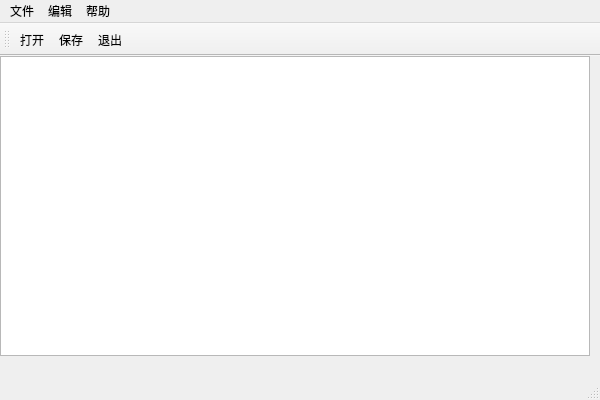
<?xml version="1.0" encoding="UTF-8"?>
<ui version="4.0">
 <class>NodepadClass</class>
 <widget class="QMainWindow" name="NodepadClass">
  <property name="geometry">
   <rect>
    <x>0</x>
    <y>0</y>
    <width>600</width>
    <height>400</height>
   </rect>
  </property>
  <property name="minimumSize">
   <size>
    <width>600</width>
    <height>400</height>
   </size>
  </property>
  <property name="maximumSize">
   <size>
    <width>600</width>
    <height>400</height>
   </size>
  </property>
  <property name="windowTitle">
   <string>Nodepad</string>
  </property>
  <widget class="QWidget" name="centralWidget">
   <widget class="QTextEdit" name="textEdit">
    <property name="geometry">
     <rect>
      <x>0</x>
      <y>0</y>
      <width>590</width>
      <height>300</height>
     </rect>
    </property>
    <property name="minimumSize">
     <size>
      <width>590</width>
      <height>300</height>
     </size>
    </property>
    <property name="maximumSize">
     <size>
      <width>590</width>
      <height>300</height>
     </size>
    </property>
   </widget>
  </widget>
  <widget class="QMenuBar" name="menuBar">
   <property name="geometry">
    <rect>
     <x>0</x>
     <y>0</y>
     <width>600</width>
     <height>26</height>
    </rect>
   </property>
   <widget class="QMenu" name="menu">
    <property name="title">
     <string>文件</string>
    </property>
    <addaction name="actionOpen"/>
    <addaction name="actionSave"/>
    <addaction name="actionEcit"/>
   </widget>
   <widget class="QMenu" name="menu_2">
    <property name="title">
     <string>编辑</string>
    </property>
    <addaction name="actionAll"/>
    <addaction name="actionDel"/>
   </widget>
   <widget class="QMenu" name="menu_3">
    <property name="title">
     <string>帮助</string>
    </property>
    <addaction name="actionHelp"/>
    <addaction name="actionAbout"/>
   </widget>
   <addaction name="menu"/>
   <addaction name="menu_2"/>
   <addaction name="menu_3"/>
  </widget>
  <widget class="QToolBar" name="mainToolBar">
   <attribute name="toolBarArea">
    <enum>TopToolBarArea</enum>
   </attribute>
   <attribute name="toolBarBreak">
    <bool>true</bool>
   </attribute>
   <addaction name="actionOpen"/>
   <addaction name="actionSave"/>
   <addaction name="actionEcit"/>
  </widget>
  <widget class="QStatusBar" name="statusBar"/>
  <action name="actionOpen">
   <property name="text">
    <string>打开</string>
   </property>
   <property name="statusTip">
    <string>打开</string>
   </property>
  </action>
  <action name="actionSave">
   <property name="text">
    <string>保存</string>
   </property>
   <property name="statusTip">
    <string>保存</string>
   </property>
  </action>
  <action name="actionEcit">
   <property name="text">
    <string>退出</string>
   </property>
   <property name="statusTip">
    <string>退出</string>
   </property>
  </action>
  <action name="actionAll">
   <property name="text">
    <string>全选</string>
   </property>
   <property name="statusTip">
    <string>全选</string>
   </property>
  </action>
  <action name="actionDel">
   <property name="text">
    <string>删除</string>
   </property>
   <property name="statusTip">
    <string>删除</string>
   </property>
  </action>
  <action name="actionHelp">
   <property name="text">
    <string>帮助</string>
   </property>
   <property name="statusTip">
    <string>帮助</string>
   </property>
  </action>
  <action name="actionAbout">
   <property name="text">
    <string>关于</string>
   </property>
   <property name="statusTip">
    <string>关于</string>
   </property>
  </action>
 </widget>
 <layoutdefault spacing="6" margin="11"/>
 <resources>
  <include location="nodepad.qrc"/>
 </resources>
 <connections/>
</ui>
